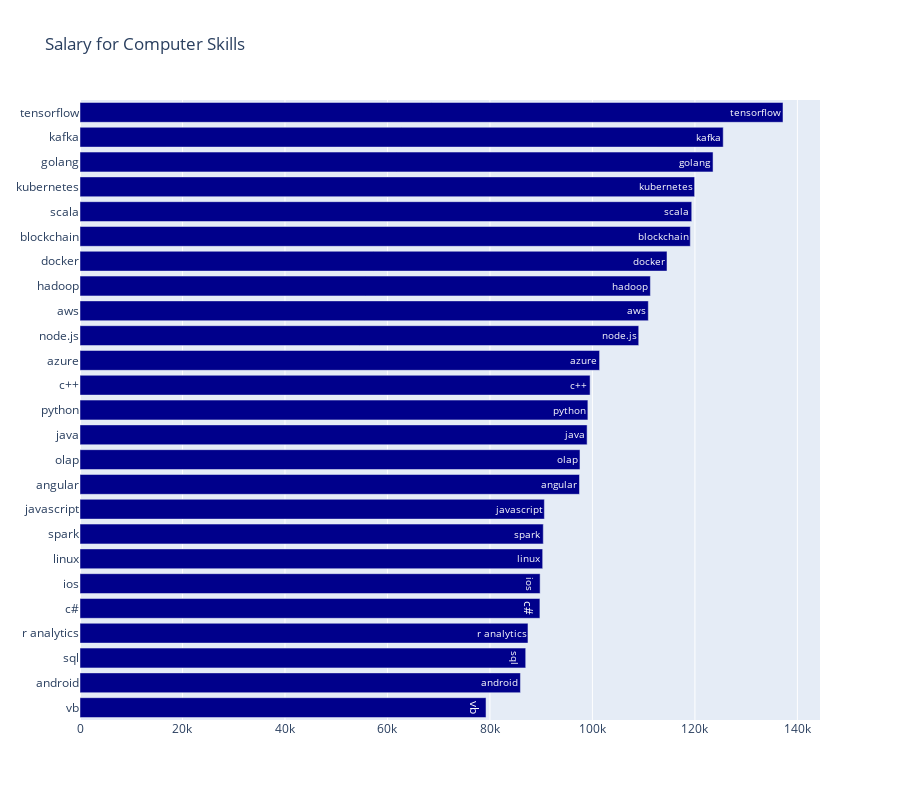

The code cell stored with this chart in its notebook:
### Code cell
import plotly
plotly.offline.init_notebook_mode(connected=True)

from plotly.graph_objs import Figure, Layout
from plotly.graph_objs import Bar

data = [Bar(y=salary_mean.index, x=salary_mean['salary_mean'], text=salary_mean.index, orientation='h', marker={'color':'darkblue'})]
layout = Layout(title="Salary for Computer Skills", width = 900, height = 800)

fig = Figure(data=data, layout=layout)

plotly.offline.iplot(fig, show_link=False)

### Figure 1 — Plotly figure (JSON) as saved in the notebook; plotly's stock layout.template omitted (floating-point values rounded to 4 significant figures)
{"data": [{"marker": {"color": "darkblue"}, "orientation": "h", "text": ["vb", "android", "sql", "r analytics", "c#", "ios", "linux", "spark", "javascript", "angular", "olap", "java", "python", "c++", "azure", "node.js", "aws", "hadoop", "docker", "blockchain", "scala", "kubernetes", "golang", "kafka", "tensorflow"], "type": "bar", "x": [79240.0, 85950.0, 86980.0, 87420.0, 89750.0, 89790.0, 90290.0, 90410.0, 90630.0, 97480.0, 97570.0, 98960.0, 99110.0, 99550.0, 101400.0, 109000.0, 110900.0, 111300.0, 114600.0, 119100.0, 119400.0, 119900.0, 123500.0, 125500.0, 137200.0], "y": ["vb", "android", "sql", "r analytics", "c#", "ios", "linux", "spark", "javascript", "angular", "olap", "java", "python", "c++", "azure", "node.js", "aws", "hadoop", "docker", "blockchain", "scala", "kubernetes", "golang", "kafka", "tensorflow"]}], "layout": {"height": 800, "title": {"text": "Salary for Computer Skills"}, "width": 900}}
